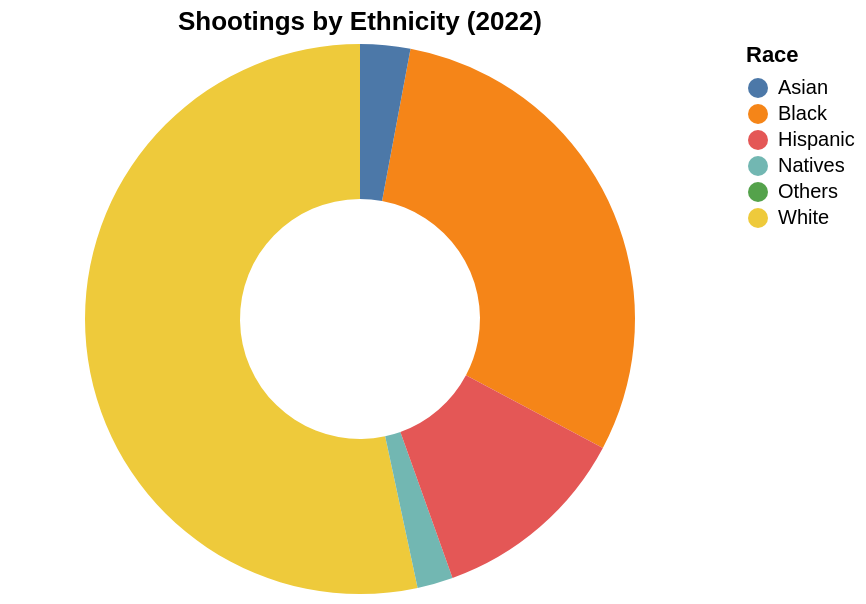

Express this chart as Vega-Lite.
### Vega-Lite specification from a JSON file in a GitHub repository (floating-point values rounded to 4 significant figures)
{"$schema": "https://vega.github.io/schema/vega-lite/v5.json", "width": 350, "height": 275, "description": "A simple donut chart with embedded data.", "title": "Shootings by Ethnicity (2022)", "data": {"values": [{"category": "White", "value": 127}, {"category": "Black", "value": 71}, {"category": "Asian", "value": 7}, {"category": "Natives", "value": 5}, {"category": "Hispanic", "value": 28}, {"category": "Others", "value": 0}]}, "mark": {"type": "arc", "innerRadius": 60, "tooltip": true}, "encoding": {"theta": {"field": "value", "type": "quantitative", "stack": "normalize", "title": "Number of killings"}, "color": {"field": "category", "type": "nominal", "title": "Race"}}}
